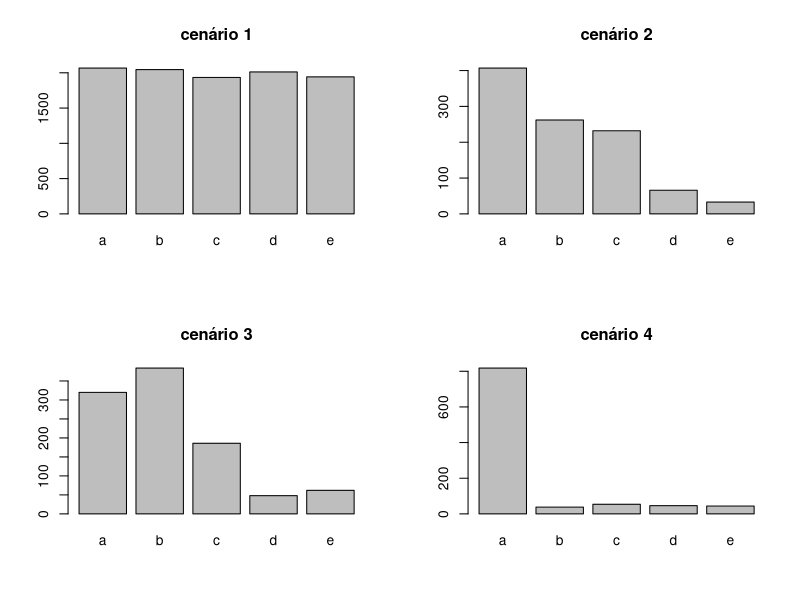

Here is the R script that generated this plot:

#-----------------------------------------------------------------------
set.seed(20230331)
#-----------------------------------------------------------------------

cenario1 <- sample(letters[1:5], 
            size = 10000, 
            replace = T, 
            prob = c(0.2,0.2,0.2,0.2,0.2))

cenario2 <- sample(letters[1:5], 
            size = 1000, 
            replace = T, 
            prob = c(0.4,0.3,0.2,0.07,0.03))

cenario3 <- sample(letters[1:5], 
            size = 1000, 
            replace = T, 
            prob = c(0.35,0.35,0.2,0.05,0.05))

cenario4 <- sample(letters[1:5], 
            size = 1000, 
            replace = T, 
            prob = c(0.8,0.05,0.05,0.05,0.05))

tabela_cenario1 <- table(cenario1)
tabela_cenario2 <- table(cenario2)
tabela_cenario3 <- table(cenario3)
tabela_cenario4 <- table(cenario4)

par(mfrow = c(2,2))
barplot(tabela_cenario1, main = "cenário 1")
barplot(tabela_cenario2, main = "cenário 2")
barplot(tabela_cenario3, main = "cenário 3")
barplot(tabela_cenario4, main = "cenário 4")
